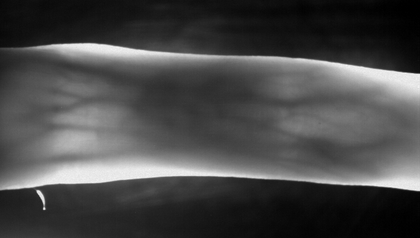
%> input picture histogram/fingervein_test.png, 420 x 238 px, shrunk from 672 x 380 before the run
$ octave histogramNorm.m   (GNU Octave 9; MATLAB toolbox functions it lacks are replaced by stand-ins)
%> lines starting %> are read from the running program, lines starting %| are printed output that depends on the picture
clear all;
close all;
% 扩展原图像形成中间图像的高斯滤波
orgin=imread('F:\fingervein_test.png');
%> orgin is the input picture: size 238x420 uint8; min 0, max 247, mean 72.6
%orgin=rgb2gray(orgin);             %读入原图像
[m_o,n_o]=size(orgin);
%> m_o = 238; n_o = 420
orgin_hist=imhist(orgin)/(m_o*n_o);
%> orgin_hist = 256 values, max 0.0157 at index 16, min 0 at index 247, mean 0.00391

standard = imread('F:\peppers.png');% 读入标准图
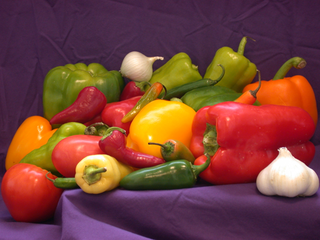
%> input picture histogram/peppers.png, 320 x 240 px, shrunk from 512 x 384 before the run
%> standard is the input picture: size 240x320x3 uint8; mean R, G, B 120.8, 66.4, 57.6
standard=rgb2gray(standard);
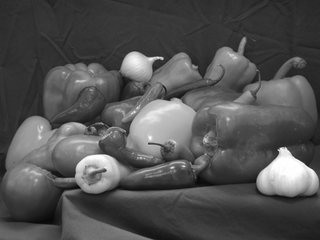
%> standard: size 240x320 uint8; min 8, max 255, mean 81.7
[m_s,n_s]=size(standard);
%> m_s = 240; n_s = 320
standard_hist=imhist(standard)/(m_s*n_s);
%> standard_hist = 256 values, max 0.0359 at index 50, min 0 at index 1, mean 0.00391

startdard_value=[];                         % 标准图累积直方
orgin_value=[];                             % 原图像累积直方

for i=1:256
   startdard_value=[startdard_value sum(standard_hist(1:i))];
   orgin_value=[orgin_value sum(orgin_hist(1:i))];
end
%> this loop made 256 passes
%> (startdard_value, orgin_value) on passes 1 to 3: (0, 0.00389), ([0 0], [0.00389 0.0095]), ([0 0 0], [0.00389 0.0095 0.0159])
%> after the loop, orgin_value = 256 values from 0.00389 to 1; startdard_value = 256 values from 0 to 1


for i=1:256
    value{i}=startdard_value-orgin_value(i);
    value{i}=abs(value{i});
    [temp index(i)]=min(value{i});
end
%> this loop made 256 passes
%> temp on passes 1 to 3: 0.000233, 0.000194, 0.000921
%> after the loop, index = 256 values from 18 to 256; value = 256 items
newimg=zeros(m_o,n_o);
for i=1:m_o
    for j=1:n_o
        newimg(i,j)=index(orgin(i,j)+1)-1;
    end
end
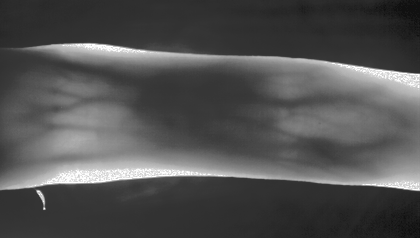
%> newimg: size 238x420 double; min 17, max 255, mean 81.6
newimg=uint8(newimg);
%> newimg: size 238x420 uint8

subplot(2,3,1);imshow(orgin);title('原图');
subplot(2,3,2);imshow(standard);title('标准图');
subplot(2,3,3);imshow(newimg);title('myself匹配到标准图');
subplot(2,3,4);imhist(orgin);
title('原图');
subplot(2,3,5);imhist(standard);
title('标准图');
subplot(2,3,6);imhist(newimg);
title('myself匹配到标准图');
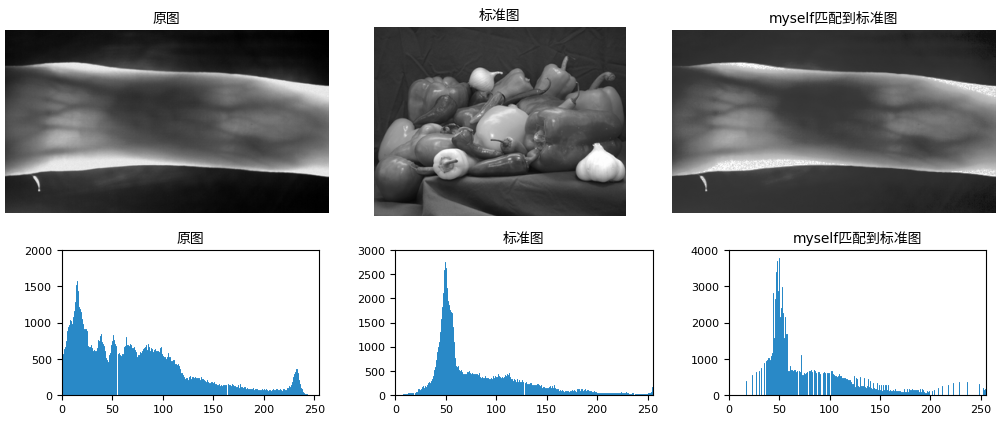
%> figure redrawn from the program's plot data, 6 panels
